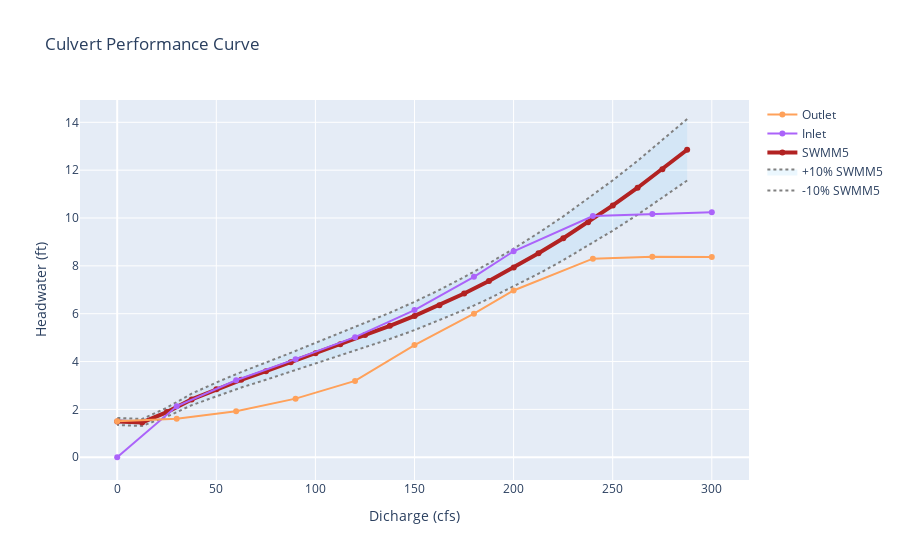

Notebook cell for this chart:
### Markdown cell above
# SWMM5 vs HY8

As shown in the figure below, SWMM5 matches the HY8 results faily well, for most places they are within 10%. I am not too concerned for the area > 250 cfs, for practical purposes, a bigger culvert should be designed to handle that kind of flow.

### Code cell
import plotly.express as px
import plotly.graph_objects as go
import pandas as pd
import seaborn as sns
import matplotlib.pyplot as plt
import os

ws = r'C:\Users\Mel.Meng\Documents\GitHub\SewerAnalysis\references\culvert\data'

# add the base scenario
swmm_inp = os.path.join(ws, 'swmm5/dg131.inp')
swmm_out = os.path.join(ws, 'swmm5/dg131.out')
run(swmm_inp)
df_swmm5 = extract_node(swmm_out, node_name='4')

f = os.path.join(ws, "hy8/dg131_performance_curve.csv")

df = pd.read_csv(f)
fig = go.Figure()

fig.add_trace(go.Scatter(x=df_swmm5["q"], y=df_swmm5["swmm5"]*0.9, name='-10% SWMM5', line=dict(color='grey', dash='dot')))
fig.add_trace(go.Scatter(x=df_swmm5["q"], y=df_swmm5["swmm5"]*1.1, name='+10% SWMM5', fill='tonexty',fillcolor='rgba(66, 173, 245, 0.1)',line=dict(color='grey', dash='dot') ))
fig.add_trace(go.Scatter(x=df_swmm5["q"], y=df_swmm5["swmm5"], name='SWMM5', mode='lines+markers',
                         line=dict(color='firebrick', width=4)))
fig.add_trace(go.Scatter(x=df["q"], y=df["inlet"], name='Inlet'))
fig.add_trace(go.Scatter(x=df["q"], y=df["outlet"], name='Outlet'))
fig.update_layout(title='Culvert Performance Curve', xaxis_title="Dicharge (cfs)", yaxis_title="Headwater (ft)",)
fig.show()

### Figure 1 — Plotly figure (JSON) as saved in the notebook; plotly's stock layout.template omitted (floating-point values rounded to 4 significant figures)
{"data": [{"line": {"color": "grey", "dash": "dot"}, "name": "-10% SWMM5", "type": "scatter", "x": [287.6, 275.1, 262.6, 250.1, 237.6, 225.1, 212.6, 200.1, 187.6, 175.1, 162.6, 150.1, 137.6, 125.1, 112.6, 100.1, 87.57, 75.07, 62.57, 50.07, 37.57, 25.07, 12.57, 0.01436], "y": [11.57, 10.84, 10.14, 9.474, 8.84, 8.239, 7.671, 7.135, 6.632, 6.161, 5.723, 5.317, 4.943, 4.596, 4.251, 3.908, 3.57, 3.24, 2.913, 2.558, 2.175, 1.698, 1.308, 1.346]}, {"fill": "tonexty", "fillcolor": "rgba(66, 173, 245, 0.1)", "line": {"color": "grey", "dash": "dot"}, "name": "+10% SWMM5", "type": "scatter", "x": [287.6, 275.1, 262.6, 250.1, 237.6, 225.1, 212.6, 200.1, 187.6, 175.1, 162.6, 150.1, 137.6, 125.1, 112.6, 100.1, 87.57, 75.07, 62.57, 50.07, 37.57, 25.07, 12.57, 0.01436], "y": [14.14, 13.25, 12.39, 11.58, 10.8, 10.07, 9.376, 8.721, 8.106, 7.53, 6.994, 6.498, 6.041, 5.617, 5.195, 4.777, 4.364, 3.96, 3.561, 3.126, 2.659, 2.075, 1.599, 1.646]}, {"line": {"color": "firebrick", "width": 4}, "mode": "lines+markers", "name": "SWMM5", "type": "scatter", "x": [287.6, 275.1, 262.6, 250.1, 237.6, 225.1, 212.6, 200.1, 187.6, 175.1, 162.6, 150.1, 137.6, 125.1, 112.6, 100.1, 87.57, 75.07, 62.57, 50.07, 37.57, 25.07, 12.57, 0.01436], "y": [12.85, 12.04, 11.27, 10.53, 9.823, 9.155, 8.524, 7.928, 7.369, 6.846, 6.358, 5.907, 5.492, 5.107, 4.723, 4.343, 3.967, 3.6, 3.237, 2.842, 2.417, 1.886, 1.454, 1.496]}, {"name": "Inlet", "type": "scatter", "x": [0, 30, 60, 90, 120, 150, 180, 200, 240, 270, 300], "y": [0, 2.13, 3.22, 4.1, 5.02, 6.15, 7.54, 8.61, 10.08, 10.17, 10.24]}, {"name": "Outlet", "type": "scatter", "x": [0, 30, 60, 90, 120, 150, 180, 200, 240, 270, 300], "y": [1.5, 1.61, 1.92, 2.45, 3.19, 4.69, 6, 6.97, 8.3, 8.38, 8.37]}], "layout": {"autosize": true, "title": {"text": "Culvert Performance Curve"}, "xaxis": {"autorange": true, "range": [-17.97, 318.0], "title": {"text": "Dicharge (cfs)"}, "type": "linear"}, "yaxis": {"autorange": true, "range": [-1.019, 14.94], "title": {"text": "Headwater (ft)"}, "type": "linear"}}}
